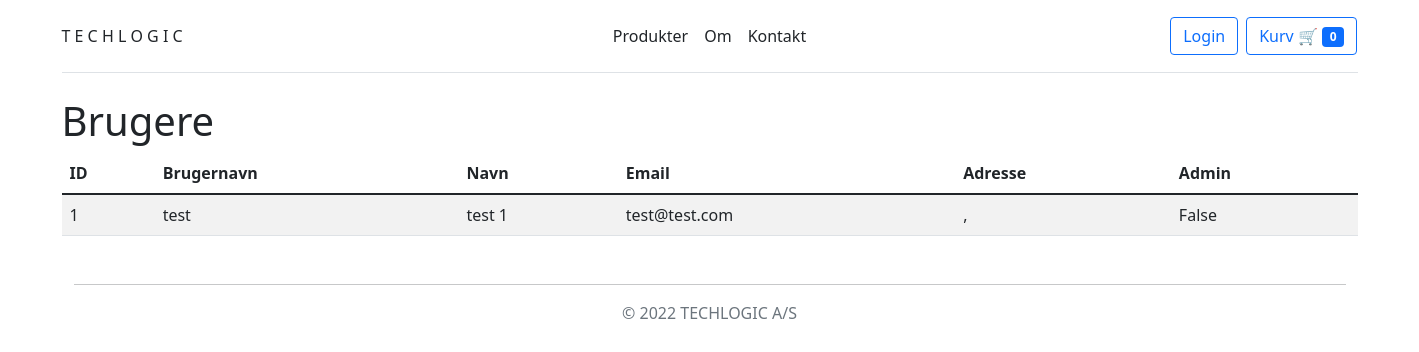
The app's page /users, older data.
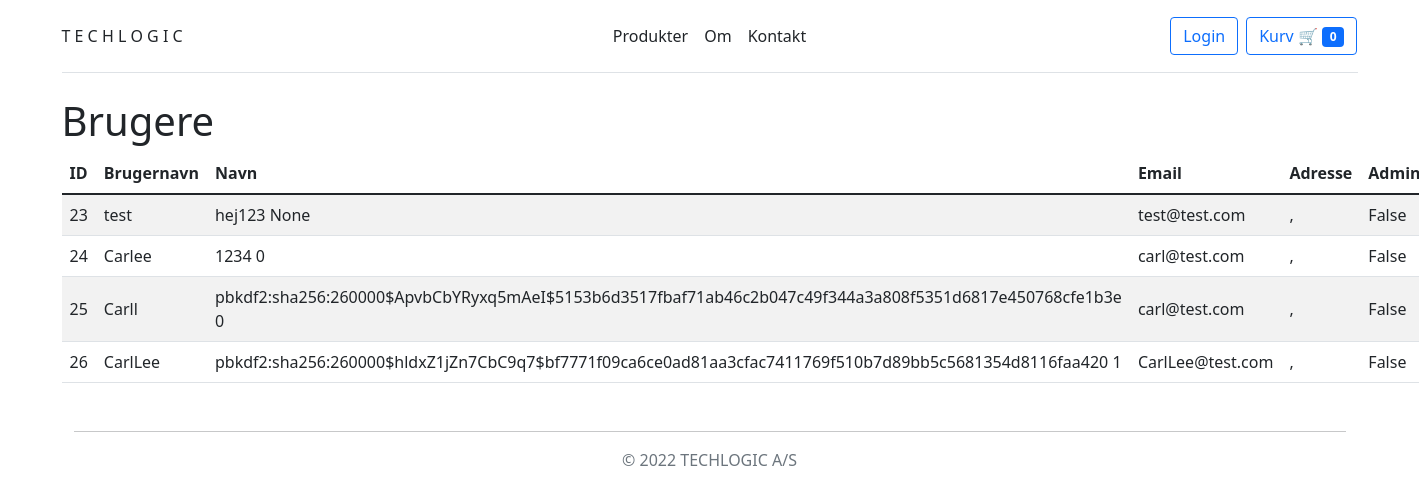
The same page, newer data.
### tables this page shows
CREATE TABLE users(
	id INTEGER PRIMARY KEY AUTOINCREMENT,
	username VARCHAR(255),
	email VARCHAR(255),
	password VARCHAR(255),
	admin BIT
);

### app.py (the view)
@app.route("/users")
def users():
    users = readDB("SELECT * FROM users")
    return render_template("users.html", users=users)

### app.py (called while the page is built)
@app.after_request
def after_request(response):
    response.headers["Cache-Control"] = "no-cache, no-store, must-revalidate"
    response.headers["Expires"] = 0
    response.headers["Pragma"] = "no-cache"
    return response

def readDB(query):
    data = db.execute(query).fetchall()
    newData = []
    for row in data:
        tmp = []
        for atr in row:
            tmp.append(atr)
        newData.append(tmp)
    conn.commit()
    return newData

### templates/users.html
{% extends 'layout.html' %}
{% block main %}
<h1>Brugere</h1>
<table class="table table-hover table-striped">
    <thead class="thead-dark">
        <tr>
            <th>ID</th>
            <th scope="col">Brugernavn</th>
            <th scope="col">Navn</th>
            <th scope="col">Email</th>
            <th>Adresse</th>
            <th>Admin</th>
        </tr>
    </thead>
    <tbody>
        {% for user in users %}
        <tr class="align-middle">
            <td>{{ user[0] }}</td>
            <td>{{ user[1] }}</td>
            <td>{{ user[3] }} {{user[4]}}</td>
            <td>{{ user[2] }}</td>
            <td>{{ user[5] }}, {{ user[6] }}</td>
            {% if user[8] == 1 %}
            <td>True</td>
            {% else %}
            <td>False</td>
            {% endif %}
        </tr>
        {% endfor %}
    </tbody>
</table>
{% endblock %}

### templates/layout.html (shortened to what this page needs)
<!DOCTYPE html>
<html lang="en">
<head>
    <link href="https://cdn.jsdelivr.net/npm/bootstrap@5.1.3/dist/css/bootstrap.min.css" rel="stylesheet"
>
    <link rel="stylesheet" href="https://cdnjs.cloudflare.com/ajax/libs/font-awesome/4.7.0/css/font-awesome.min.css">
    <link rel="stylesheet" href="./static/style.css">
</head>
<body class="container h-100 w-100">
    <header
        class="d-flex flex-wrap align-items-center justify-content-center justify-content-md-between top-0 py-3 mb-4 border-bottom position-sticky">
        <a href="/" class="d-flex align-items-center col-md-3 mb-2 mb-md-0 text-dark text-decoration-none">
            T E C H L O G I C
        </a>
        <ul class="nav col-12 col-md-auto mb-2 justify-content-center mb-md-0">
            <li><a href="/" class="nav-link px-2 link-dark">Produkter</a></li>
            <li><a href="/about" class="nav-link px-2 link-dark">Om</a></li>
            <li><a href="/contact" class="nav-link px-2 link-dark">Kontakt</a></li>
        </ul>
        <div class="col-md-3 text-end d-flex justify-content-end">
            {% if session["user_id"] %}
            <li class="btn btn-outline-primary me-2"><a href="/logout">Log ud</a></li>
            {% else %}
            <li class="btn btn-outline-primary me-2"><a href="/login">Login</a></li>
            {% endif %}
            <form action="/cart">
                <button type="submit" class="btn btn-outline-primary" id="basket-btn" >Kurv 🛒
                    <span class="badge" id="basket-badge">
                        {% if session["cart"] -%}
                            {% set item_count = [0] -%}
                            {% for item in session["cart"] -%}
                            {% endfor %}
                            {{ item_count[0] }}
                        {% else %}
                        0
                        {% endif %}
                    </span>
                </button>
            </form>
        </div>
    </header>
    <main>
        {% block main %}{% endblock %}
    </main>
    <div class="container d-flex flex-column min-vh-10">
        <footer class="py-3 my-4 mt-auto">
            <hr />
            <p class="text-center text-muted">© 2022 TECHLOGIC A/S</p>
        </footer>
    </div>
</body>
</html>

### static/style.css (style rules this page uses)
html { font-family: sans-serif; -ms-text-size-adjust: 100%; -webkit-text-size-adjust: 100%; scroll-behavior: smooth; height: 100%; }
body { height: auto; padding-bottom: 70px; }
header { background-color: var(--bs-body-bg);; z-index: 1; }
.nav > li { transition: 0.3s; }
.btn > a { text-decoration: none; }
#basket-badge { background-color: #0d6efd; color: white; }

Row changes from the older to the newer data that the page shows:
removed users: id "1", username "test", password "test", admin "1", email "test@test.com"
added users: id "23", username "test", password "hej123", user "None", email "test@test.com"
added users: id "24", username "Carlee", password "1234", admin "0", email "carl@test.com"
added users: id "25", username "Carll", password "pbkdf2:sha256:260000$ApvbCbYRyxq5mAeI$5153b6d3517fbaf71ab46c2b047c49f344a3a808f5351d6817e450768cfe1b3e", admin "0", email "carl@test.com"
added users: id "26", username "CarlLee", password "pbkdf2:sha256:260000$hldxZ1jZn7CbC9q7$bf7771f09ca6ce0ad81aa3cfac7411769f510b7d89bb5c5681354d8116faa420", admin "1", email "CarlLee@test.com"
